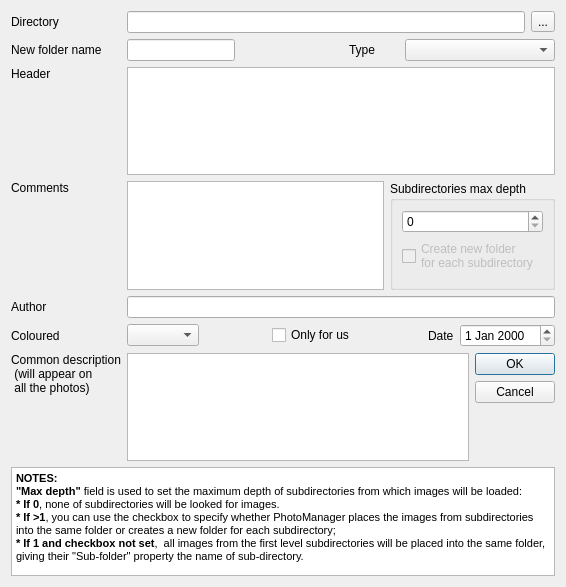
<ui version="4.0" >
 <class>AddNewInvDialog</class>
 <widget class="QDialog" name="AddNewInvDialog" >
  <property name="geometry" >
   <rect>
    <x>0</x>
    <y>0</y>
    <width>566</width>
    <height>587</height>
   </rect>
  </property>
  <property name="windowTitle" >
   <string>Add new folder</string>
  </property>
  <layout class="QVBoxLayout" >
   <item>
    <layout class="QHBoxLayout" >
     <item>
      <widget class="QLabel" name="dirLabel" >
       <property name="minimumSize" >
        <size>
         <width>110</width>
         <height>0</height>
        </size>
       </property>
       <property name="text" >
        <string>Directory</string>
       </property>
      </widget>
     </item>
     <item>
      <widget class="QLineEdit" name="dirEdit" >
       <property name="sizePolicy" >
        <sizepolicy vsizetype="Fixed" hsizetype="Expanding" >
         <horstretch>1</horstretch>
         <verstretch>0</verstretch>
        </sizepolicy>
       </property>
       <property name="minimumSize" >
        <size>
         <width>300</width>
         <height>0</height>
        </size>
       </property>
      </widget>
     </item>
     <item>
      <widget class="QToolButton" name="dirButton" >
       <property name="text" >
        <string>...</string>
       </property>
      </widget>
     </item>
    </layout>
   </item>
   <item>
    <layout class="QHBoxLayout" >
     <item>
      <widget class="QLabel" name="invLabel" >
       <property name="minimumSize" >
        <size>
         <width>110</width>
         <height>0</height>
        </size>
       </property>
       <property name="text" >
        <string>New folder name</string>
       </property>
      </widget>
     </item>
     <item>
      <widget class="QLineEdit" name="invEdit" >
       <property name="sizePolicy" >
        <sizepolicy vsizetype="Fixed" hsizetype="Fixed" >
         <horstretch>0</horstretch>
         <verstretch>0</verstretch>
        </sizepolicy>
       </property>
      </widget>
     </item>
     <item>
      <spacer>
       <property name="orientation" >
        <enum>Qt::Horizontal</enum>
       </property>
       <property name="sizeHint" >
        <size>
         <width>16</width>
         <height>20</height>
        </size>
       </property>
      </spacer>
     </item>
     <item>
      <widget class="QLabel" name="label_5" >
       <property name="minimumSize" >
        <size>
         <width>50</width>
         <height>0</height>
        </size>
       </property>
       <property name="text" >
        <string>Type</string>
       </property>
      </widget>
     </item>
     <item>
      <widget class="QComboBox" name="comboBox" >
       <property name="minimumSize" >
        <size>
         <width>150</width>
         <height>0</height>
        </size>
       </property>
      </widget>
     </item>
    </layout>
   </item>
   <item>
    <layout class="QHBoxLayout" >
     <item>
      <layout class="QVBoxLayout" >
       <item>
        <widget class="QLabel" name="label_2" >
         <property name="minimumSize" >
          <size>
           <width>110</width>
           <height>0</height>
          </size>
         </property>
         <property name="text" >
          <string>Header</string>
         </property>
        </widget>
       </item>
       <item>
        <spacer>
         <property name="orientation" >
          <enum>Qt::Vertical</enum>
         </property>
         <property name="sizeHint" >
          <size>
           <width>20</width>
           <height>21</height>
          </size>
         </property>
        </spacer>
       </item>
      </layout>
     </item>
     <item>
      <widget class="QTextEdit" name="headerEdit" />
     </item>
    </layout>
   </item>
   <item>
    <layout class="QHBoxLayout" >
     <item>
      <layout class="QVBoxLayout" >
       <item>
        <widget class="QLabel" name="label_6" >
         <property name="minimumSize" >
          <size>
           <width>110</width>
           <height>0</height>
          </size>
         </property>
         <property name="text" >
          <string>Comments</string>
         </property>
        </widget>
       </item>
       <item>
        <spacer>
         <property name="orientation" >
          <enum>Qt::Vertical</enum>
         </property>
         <property name="sizeHint" >
          <size>
           <width>20</width>
           <height>21</height>
          </size>
         </property>
        </spacer>
       </item>
      </layout>
     </item>
     <item>
      <widget class="QTextEdit" name="commentsEdit" />
     </item>
     <item>
      <widget class="QGroupBox" name="groupBox" >
       <property name="title" >
        <string>Subdirectories max depth</string>
       </property>
       <layout class="QVBoxLayout" >
        <item>
         <widget class="QSpinBox" name="maxDepthEdit" >
          <property name="suffix" >
           <string/>
          </property>
         </widget>
        </item>
        <item>
         <widget class="QCheckBox" name="newInvBox" >
          <property name="enabled" >
           <bool>false</bool>
          </property>
          <property name="text" >
           <string>Create new folder
for each subdirectory</string>
          </property>
         </widget>
        </item>
        <item>
         <spacer>
          <property name="orientation" >
           <enum>Qt::Vertical</enum>
          </property>
          <property name="sizeHint" >
           <size>
            <width>20</width>
            <height>21</height>
           </size>
          </property>
         </spacer>
        </item>
       </layout>
      </widget>
     </item>
    </layout>
   </item>
   <item>
    <layout class="QHBoxLayout" >
     <item>
      <widget class="QLabel" name="label" >
       <property name="minimumSize" >
        <size>
         <width>110</width>
         <height>0</height>
        </size>
       </property>
       <property name="text" >
        <string>Author</string>
       </property>
      </widget>
     </item>
     <item>
      <widget class="QLineEdit" name="authorEdit" >
       <property name="minimumSize" >
        <size>
         <width>150</width>
         <height>0</height>
        </size>
       </property>
      </widget>
     </item>
    </layout>
   </item>
   <item>
    <layout class="QHBoxLayout" >
     <item>
      <widget class="QLabel" name="label_7" >
       <property name="minimumSize" >
        <size>
         <width>110</width>
         <height>0</height>
        </size>
       </property>
       <property name="text" >
        <string>Coloured</string>
       </property>
      </widget>
     </item>
     <item>
      <widget class="QComboBox" name="colouredCBox" >
       <property name="currentIndex" >
        <number>-1</number>
       </property>
       <property name="insertPolicy" >
        <enum>QComboBox::NoInsert</enum>
       </property>
      </widget>
     </item>
     <item>
      <spacer>
       <property name="orientation" >
        <enum>Qt::Horizontal</enum>
       </property>
       <property name="sizeHint" >
        <size>
         <width>31</width>
         <height>20</height>
        </size>
       </property>
      </spacer>
     </item>
     <item>
      <widget class="QCheckBox" name="forUsBox" >
       <property name="text" >
        <string>Only for us</string>
       </property>
      </widget>
     </item>
     <item>
      <spacer>
       <property name="orientation" >
        <enum>Qt::Horizontal</enum>
       </property>
       <property name="sizeHint" >
        <size>
         <width>31</width>
         <height>20</height>
        </size>
       </property>
      </spacer>
     </item>
     <item>
      <widget class="QLabel" name="label_3" >
       <property name="text" >
        <string>Date</string>
       </property>
      </widget>
     </item>
     <item>
      <widget class="QDateEdit" name="dateEdit" />
     </item>
    </layout>
   </item>
   <item>
    <layout class="QHBoxLayout" >
     <item>
      <layout class="QVBoxLayout" >
       <item>
        <widget class="QLabel" name="label_4" >
         <property name="minimumSize" >
          <size>
           <width>110</width>
           <height>0</height>
          </size>
         </property>
         <property name="text" >
          <string>Common description
 (will appear on 
 all the photos) </string>
         </property>
        </widget>
       </item>
       <item>
        <spacer>
         <property name="orientation" >
          <enum>Qt::Vertical</enum>
         </property>
         <property name="sizeHint" >
          <size>
           <width>20</width>
           <height>21</height>
          </size>
         </property>
        </spacer>
       </item>
      </layout>
     </item>
     <item>
      <widget class="QTextEdit" name="descriptionEdit" />
     </item>
     <item>
      <layout class="QVBoxLayout" >
       <item>
        <widget class="QPushButton" name="okButton" >
         <property name="text" >
          <string>OK</string>
         </property>
        </widget>
       </item>
       <item>
        <widget class="QPushButton" name="cancelButton" >
         <property name="text" >
          <string>Cancel</string>
         </property>
        </widget>
       </item>
       <item>
        <spacer>
         <property name="orientation" >
          <enum>Qt::Vertical</enum>
         </property>
         <property name="sizeHint" >
          <size>
           <width>20</width>
           <height>31</height>
          </size>
         </property>
        </spacer>
       </item>
      </layout>
     </item>
    </layout>
   </item>
   <item>
    <layout class="QHBoxLayout" >
     <item>
      <widget class="QTextEdit" name="headerEdit_2" >
       <property name="html" >
        <string>&lt;html>&lt;head>&lt;meta name="qrichtext" content="1" />&lt;style type="text/css">
p, li { white-space: pre-wrap; }
&lt;/style>&lt;/head>&lt;body style=" font-family:'MS Shell Dlg 2'; font-size:8.25pt; font-weight:400; font-style:normal;">
&lt;p style=" margin-top:0px; margin-bottom:0px; margin-left:0px; margin-right:0px; -qt-block-indent:0; text-indent:0px; font-size:8pt;">&lt;span style=" font-weight:600;">NOTES: &lt;/span>&lt;/p>
&lt;p style=" margin-top:0px; margin-bottom:0px; margin-left:0px; margin-right:0px; -qt-block-indent:0; text-indent:0px; font-size:8pt; font-weight:600;">"Max depth" &lt;span style=" font-weight:400;">field is used to set the maximum depth of subdirectories from which images will be loaded:&lt;/span>&lt;/p>
&lt;p style=" margin-top:0px; margin-bottom:0px; margin-left:0px; margin-right:0px; -qt-block-indent:0; text-indent:0px; font-size:8pt;">&lt;span style=" font-weight:600;">* If 0&lt;/span>, none of subdirectories will be looked for images.&lt;/p>
&lt;p style=" margin-top:0px; margin-bottom:0px; margin-left:0px; margin-right:0px; -qt-block-indent:0; text-indent:0px; font-size:8pt;">&lt;span style=" font-weight:600;">* If &amp;gt;1&lt;/span>, you can use the checkbox to specify whether PhotoManager places the images from subdirectories into the same folder or creates a new folder for each subdirectory;&lt;/p>
&lt;p style=" margin-top:0px; margin-bottom:0px; margin-left:0px; margin-right:0px; -qt-block-indent:0; text-indent:0px; font-size:8pt;">&lt;span style=" font-weight:600;">* If 1 and checkbox not set&lt;/span>,  all images from the first level subdirectories will be placed into the same folder, giving their "Sub-folder" property the name of sub-directory. &lt;/p>&lt;/body>&lt;/html></string>
       </property>
      </widget>
     </item>
    </layout>
   </item>
  </layout>
 </widget>
 <resources/>
 <connections/>
</ui>
